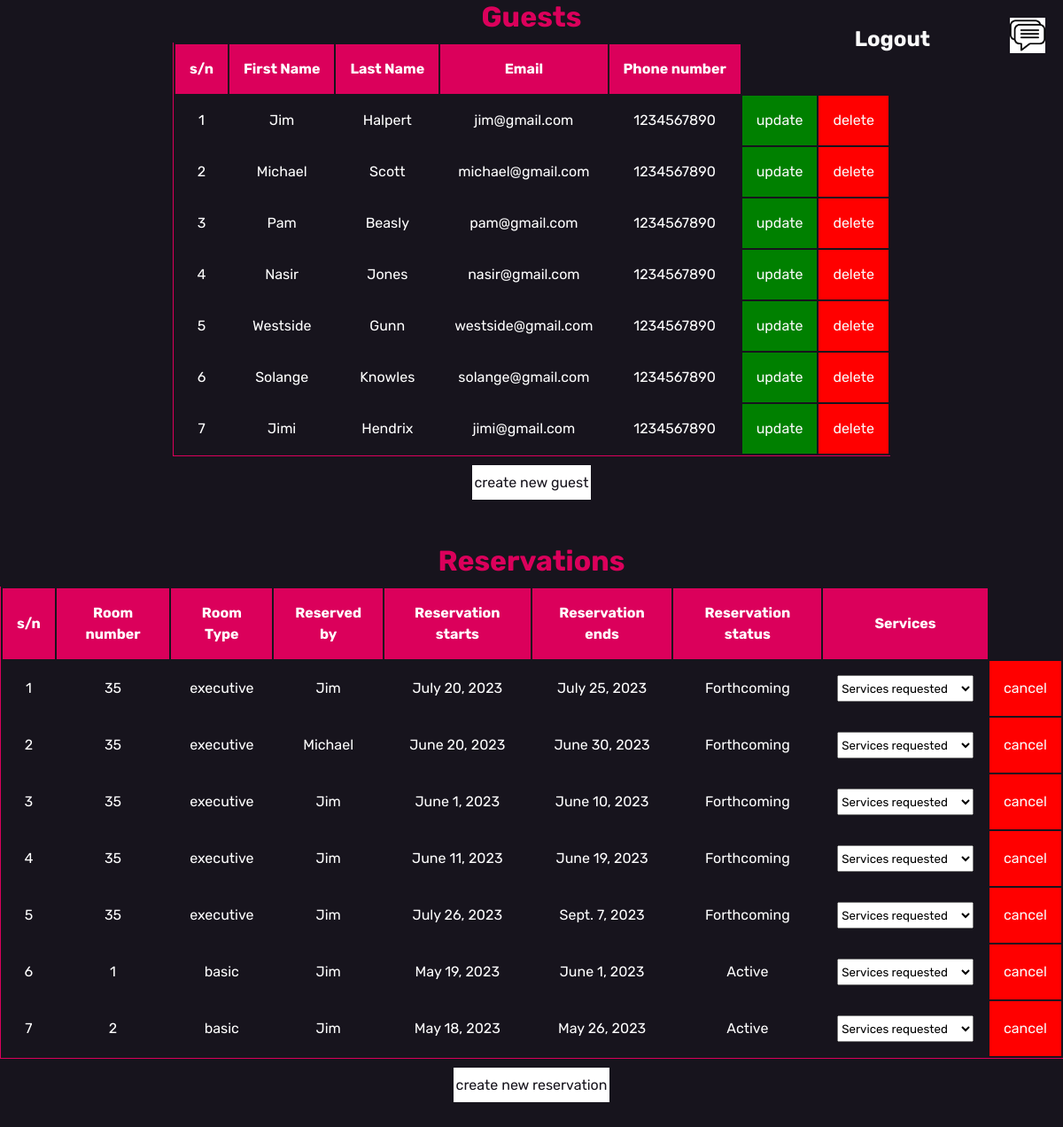
Before: /admindashboard/?admin_id=1 with the older database file.
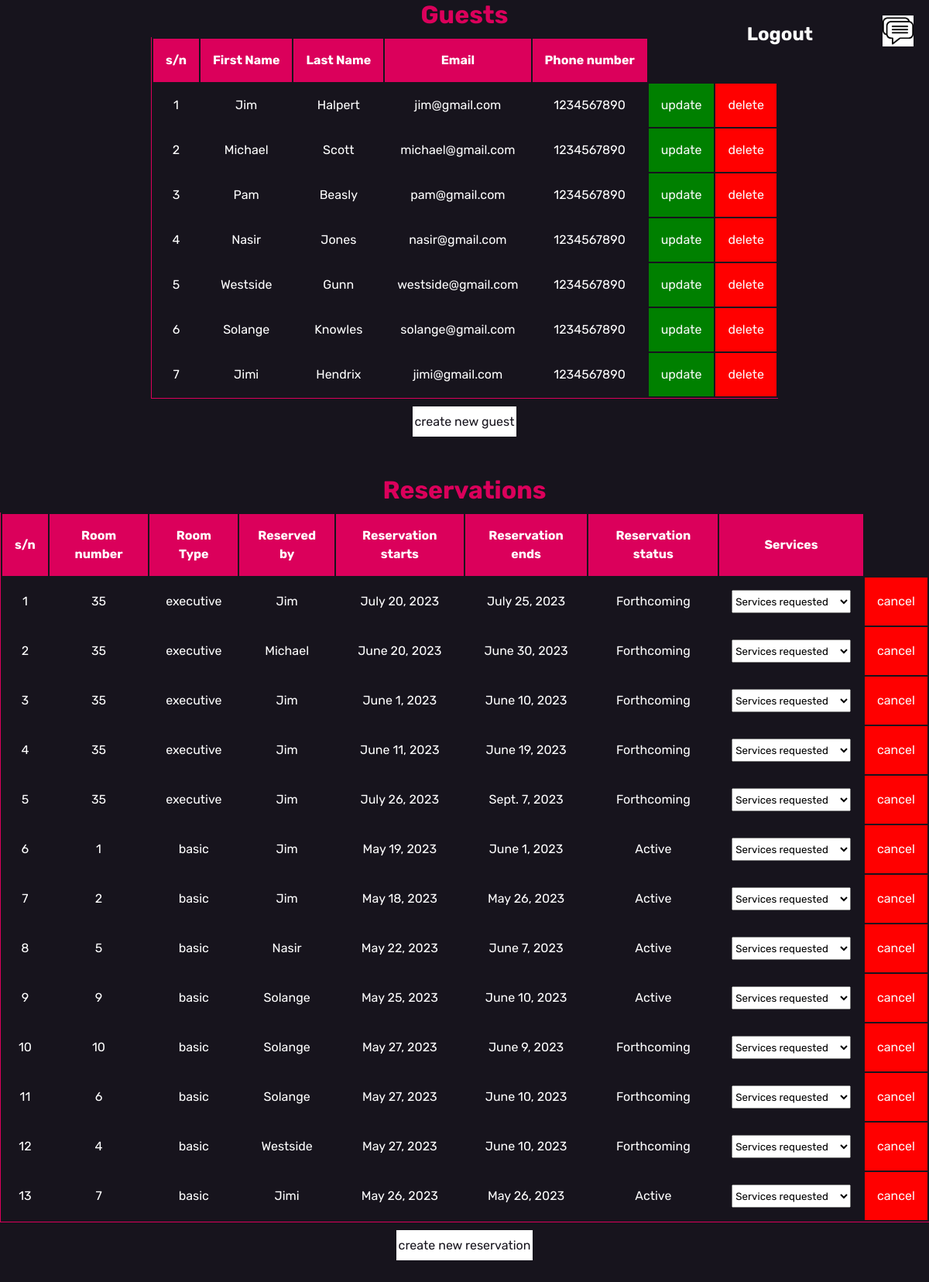
After: the same page with the newer database file.
### regora_app/models.py (models this page shows, shortened)
class Guest(AbstractBaseUser, PermissionsMixin):
    username = models.CharField(max_length=150, unique=True, default='default_username')
    first_name = models.CharField(max_length=20, null=False)
    last_name = models.CharField(max_length=20, null=False)
    email = models.EmailField(max_length=50, unique=True, null=False)
    date_created = models.DateTimeField(auto_now_add=True)
    phone_number = models.CharField(max_length=11, null=False)
    is_active = models.BooleanField(default=True)
    is_staff = models.BooleanField(default=False)
    USERNAME_FIELD = 'username'
    REQUIRED_FIELDS = ['email', 'first_name', 'last_name', 'phone_number']
    objects = GuestManager()
    class Meta:
        verbose_name = 'Guest'
        verbose_name_plural = 'Guests'

class Reservation(models.Model):
    guest= models.ForeignKey(Guest, null=True, on_delete= models.SET_NULL)
    room= models.ForeignKey(Room, null=True, on_delete= models.SET_NULL)
    services = models.ManyToManyField(Service)
    date_booked = models.DateTimeField(auto_now_add=True)
    begin_date = models.DateField()
    end_date = models.DateField()
    pickup_time = models.TimeField(default="None", max_length=20, null=True, blank=True)
    dropoff_time = models.TimeField(default="nothing", max_length=20, null=True, blank=True)
    def get_status(self):
        current_date = timezone.now().date()
        if current_date < self.begin_date:
            return "Forthcoming"
        elif self.begin_date <= current_date <= self.end_date:
            return "Active"
        else:
            return "Expired"

class Room(models.Model):
    ROOM_CHOICES = [(i, f"Room{i}") for i in range(1, 52)]
    room_number = models.IntegerField(choices=ROOM_CHOICES, unique=True)
    is_available = models.BooleanField(default=True)
    def getType(self):
        if self.room_number <= 17:
            return "basic"
        elif 17 < self.room_number <= 34:
            return "premium"
        else:
            return "executive"

### regora_app/views.py (the view)
# urls.py: path('admindashboard/', views.adminDashboard, name="admindashboard"),
def adminDashboard(request):
    admin_id = request.GET.get('admin_id')
    admin = Guest.objects.get(id=admin_id)
    return render(request, "admindashboard.html", {
            'admin': admin,
            'guests': Guest.objects.filter(is_staff=False),
            'reservations': Reservation.objects.all(),
            'rooms': Room.objects.all(),
            'messages': Message.objects.all().order_by("-date_time_sent"),
        }
    )

### templates/admindashboard.html (shortened to what this page needs)
{% load static %}
<html lang="en">
<head>
    <link rel="stylesheet" href="{% static 'css/admindashboard.css' %}">
</head>
<body>
  <img id="burger" width="40" height="40" src="{% static 'images/message_icon.png' %}" alt="">
  <a href="../" class="logo">
    <h2 class="logout">Logout</h2>
  </a>
    <div class="wrapper">
      <h1 style="margin-bottom: 10px;">Guests</h1>
      <table class="guests_table">
          <thead>
            <tr>
              <th scope="col">s/n</th>
              <th scope="col">First Name</th>
              <th scope="col">Last Name</th>
              <th scope="col">Email</th>
              <th scope="col">Phone number</th>
            </tr>
          </thead>
          <tbody>
            {% for guest in guests %}
              <tr>
                <td>{{ forloop.counter }}</td>
                <td>{{ guest.first_name }}</td>
                <td>{{ guest.last_name }}</td>
                <td>{{ guest.email }}</td>
                <td>{{ guest.phone_number }}</td>
                <td style="background-color: green;"><a style="text-decoration: none;" href="./adminupdateguest/?admin_id={{admin.id}}&guest_id={{guest.id}}">update</a></td>
                <td style="background-color: red; cursor: pointer;"><a style="text-decoration: none;" href="./admindeleteguest/?admin_id={{admin.id}}&guest_id={{guest.id}}">delete</a></td>
              </tr>
            {% endfor %}
          </tbody>
        </table>
        <a style="margin-top: 10px; padding: 10px 3px; text-decoration: none; background-color: white; color: #17141d; margin-bottom: 50px;" href="./admincreateguest/?admin_id={{ admin.id }}">create new guest</a>
      <h1  style="margin-bottom: 10px;">Reservations</h1>
      <table class="reservations-table">
          <thead>
            <tr>
              <th scope="col">s/n</th>
              <th scope="col">Room number</th>
              <th scope="col">Room Type</th>
              <th scope="col">Reserved by</th>
              <th scope="col">Reservation starts</th>
              <th scope="col">Reservation ends</th>
              <th scope="col">Reservation status</th>
              <th scope="col">Services</th>
            </tr>
          </thead>
          <tbody>
            {% for reservation in reservations %}
              <tr>
                <td>{{ forloop.counter }}</td>
                <td>{{ reservation.room.room_number }}</td>
                <td>{{ reservation.room.getType }}</td>
                <td>{{ reservation.guest.first_name }}</td>
                <td>{{ reservation.begin_date }}</td>
                <td>{{ reservation.end_date }}</td>
                <td>{{ reservation.get_status }}</td>
                <td>
                    <select style="width: 100%; height: 30px;">
                        <option value="">Services requested</option>
                  </select>
              </td>
                <td style="background-color: red;"><a style="text-decoration: none;" href="./admindeletereservation/?admin_id={{ admin.id }}&reservation_id={{reservation.id}}">cancel</a></td>
              </tr>
            {% endfor %}
          </tbody>
        </table>
        <a style="margin-top: 10px; padding: 10px 3px; text-decoration: none; background-color: white; color: #17141d; margin-bottom: 50px;" href="./admincreatereservation/?admin_id={{ admin.id }}">create new reservation</a>
    </div>
</body>
</html>

### static/css/admindashboard.css (style rules this page uses)
:root { --reddish: #B70404; --pinkish: #DB005B; --orangish: #F79327; --yellowish: #FFE569; }
.logout { position: absolute; top: 30px; right: 150px; }
*, html { box-sizing: border-box; margin: 0; padding: 0; font-family: Rubik; }
body { background-color: #17141d; }
#burger { position: absolute; top: 20px; right: 20px; z-index: 1000; cursor: pointer; transition: 0.3s linear; }
h1 { margin-bottom: 3rem; color: var(--pinkish); }
a { color: #fafafa; transition: 0.3s linear; }
caption, th, td { padding: 1rem; text-align: left; text-align: center; line-height: 1.5; color: white; }
table { border-left: 1px solid var(--pinkish); border-bottom: 1px solid var(--pinkish); }
thead { background-color: var(--pinkish); color: white; }
.wrapper { display: flex; justify-content: center; align-items: center; flex-direction: column; }

Changed rows visible on the page:
added Reservation: room.room_number "5", room.getType "basic", guest.first_name "Nasir", begin_date "May 22, 2023", end_date "June 7, 2023", get_status "Active"
added Reservation: room.room_number "9", room.getType "basic", guest.first_name "Solange", begin_date "May 25, 2023", end_date "June 10, 2023", get_status "Active"
added Reservation: room.room_number "10", room.getType "basic", guest.first_name "Solange", begin_date "May 27, 2023", end_date "June 9, 2023", get_status "Forthcoming"
added Reservation: room.room_number "6", room.getType "basic", guest.first_name "Solange", begin_date "May 27, 2023", end_date "June 10, 2023", get_status "Forthcoming"
added Reservation: room.room_number "4", room.getType "basic", guest.first_name "Westside", begin_date "May 27, 2023", end_date "June 10, 2023", get_status "Forthcoming"
added Reservation: room.room_number "7", room.getType "basic", guest.first_name "Jimi", begin_date "May 26, 2023", end_date "May 26, 2023", get_status "Active"
